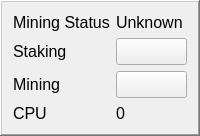
           <widget class="QFrame" name="miningstatus_frame">
            <property name="maximumSize">
             <size>
              <width>16777215</width>
              <height>135</height>
             </size>
            </property>
            <property name="frameShape">
             <enum>QFrame::WinPanel</enum>
            </property>
            <property name="frameShadow">
             <enum>QFrame::Raised</enum>
            </property>
            <layout class="QGridLayout" name="gridLayout_17">
             <item row="5" column="0">
              <widget class="QLabel" name="cpu_label">
               <property name="font">
                <font>
                 <pointsize>12</pointsize>
                </font>
               </property>
               <property name="text">
                <string>CPU</string>
               </property>
              </widget>
             </item>
             <item row="3" column="0">
              <widget class="QLabel" name="mining_label">
               <property name="font">
                <font>
                 <pointsize>12</pointsize>
                </font>
               </property>
               <property name="text">
                <string>Mining</string>
               </property>
               <property name="buddy">
                <cstring>mining_button</cstring>
               </property>
              </widget>
             </item>
             <item row="0" column="1">
              <widget class="QLabel" name="miningstatus_value_label">
               <property name="font">
                <font>
                 <pointsize>12</pointsize>
                </font>
               </property>
               <property name="text">
                <string>Unknown</string>
               </property>
              </widget>
             </item>
             <item row="1" column="1">
              <widget class="QPushButton" name="staking_button">
               <property name="font">
                <font>
                 <pointsize>12</pointsize>
                </font>
               </property>
               <property name="text">
                <string/>
               </property>
              </widget>
             </item>
             <item row="1" column="0">
              <widget class="QLabel" name="staking_label">
               <property name="font">
                <font>
                 <pointsize>12</pointsize>
                </font>
               </property>
               <property name="text">
                <string>Staking</string>
               </property>
               <property name="buddy">
                <cstring>staking_button</cstring>
               </property>
              </widget>
             </item>
             <item row="5" column="1">
              <widget class="QLabel" name="cpu_core_label">
               <property name="font">
                <font>
                 <pointsize>12</pointsize>
                </font>
               </property>
               <property name="text">
                <string>0</string>
               </property>
              </widget>
             </item>
             <item row="0" column="0">
              <widget class="QLabel" name="miningstatus_label">
               <property name="font">
                <font>
                 <pointsize>12</pointsize>
                </font>
               </property>
               <property name="text">
                <string>Mining Status</string>
               </property>
              </widget>
             </item>
             <item row="3" column="1">
              <widget class="QPushButton" name="mining_button">
               <property name="font">
                <font>
                 <pointsize>12</pointsize>
                </font>
               </property>
               <property name="text">
                <string/>
               </property>
              </widget>
             </item>
            </layout>
           </widget>
